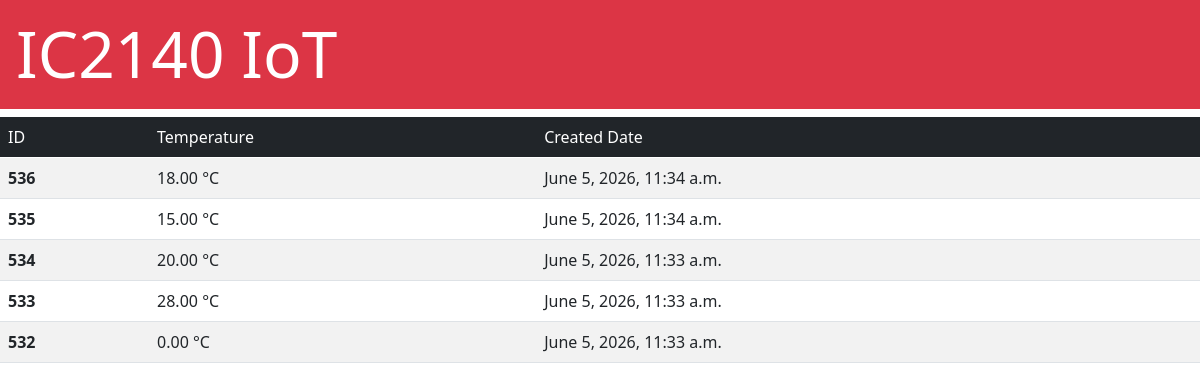
The page /iot/ on the database its author committed.
### iot/models.py (models this page shows)
class Event(models.Model):
    node_id = models.CharField(max_length=2)
    node_loc = models.CharField(max_length=10)
    temp = models.DecimalField(max_digits=5, decimal_places=2)
    date_created = models.DateTimeField(auto_now_add=True)

### iot/views.py (the view)
# urls.py: path('', views.index),
def index(request):
    events = Event.objects.order_by('-date_created')
    context = {'event_list' : events}
    return render(request, 'iot/index.html', context)

### iot/templates/iot/index.html (shortened to what this page needs)
<!doctype html>
<HTML>
    <head>
        <link href="https://cdn.jsdelivr.net/npm/bootstrap@5.0.0/dist/css/bootstrap.min.css" rel="stylesheet" integrity="sha384-
        wEmeIV1mKuiNpC+IOBjI7aAzPcEZeedi5yW5f2yOq55WWLwNGmvvx4Um1vskeMj0">
    </head>
    <body>
        <h1 class="display-3 p-3 mb-2 bg-danger text-white">IC2140 IoT</h1>
        <table class="table table-striped table-hover">
            <thead class="table-dark">
                <tr>
                    <td>ID</td>
                    <td>Temperature</td>
                    <td>Created Date</td>
                </tr>
            </thead>
            <tbody>
                {% for event in event_list %}
                <tr>
                    <td><strong>{{ event.id }}</strong></td>
                    <td>{{ event.temp }} °C</td>
                    <td>{{ event.date_created }}</td>
                </tr>
                {% endfor %}
            </tbody>
        </table>
    </body>
</HTML>

### rows shown on the page
Event: id "536", temp "18.00", date_created "June 5, 2026, 11:34 a.m."
Event: id "535", temp "15.00", date_created "June 5, 2026, 11:34 a.m."
Event: id "534", temp "20.00", date_created "June 5, 2026, 11:33 a.m."
Event: id "533", temp "28.00", date_created "June 5, 2026, 11:33 a.m."
Event: id "532", temp "0.00", date_created "June 5, 2026, 11:33 a.m."
